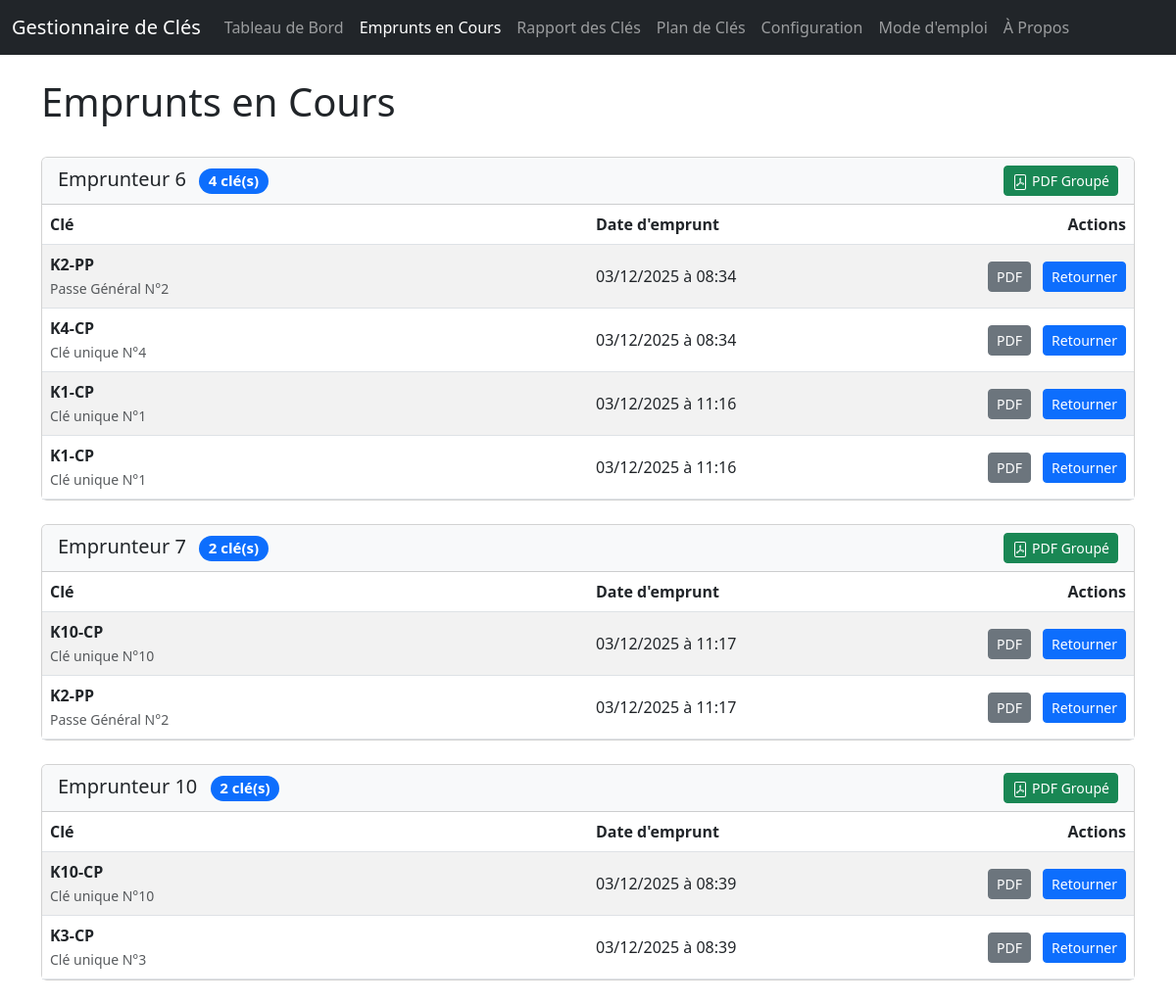
The page /active-loans on the database its author committed.
### app/main.py (models this page shows)
class Borrower(Base):
    __tablename__ = "borrowers"
    id = Column(Integer, primary_key=True, index=True)
    name = Column(String, index=True, nullable=False)
    email = Column(String, index=True)
    loans = relationship("Loan", back_populates="borrower", cascade="all, delete-orphan")

class Loan(Base):
    __tablename__ = "loans"
    id = Column(Integer, primary_key=True, index=True)
    key_id = Column(Integer, ForeignKey("keys.id"), nullable=False)
    borrower_id = Column(Integer, ForeignKey("borrowers.id"), nullable=False)
    loan_date = Column(DateTime, default=datetime.datetime.utcnow)
    return_date = Column(DateTime, nullable=True)
    key = relationship("Key", back_populates="loans")
    borrower = relationship("Borrower", back_populates="loans")

class Key(Base):
    __tablename__ = "keys"
    id = Column(Integer, primary_key=True, index=True)
    number = Column(String, unique=True, index=True, nullable=False)
    description = Column(String)
    quantity_total = Column(Integer, default=1)
    quantity_reserve = Column(Integer, default=0)
    storage_location = Column(String, nullable=True)
    loans = relationship("Loan", back_populates="key", cascade="all, delete-orphan")
    rooms = relationship("Room", secondary=key_room_association, back_populates="keys")

### app/main.py (the view)
@app.get("/active-loans", response_class=HTMLResponse)
async def view_active_loans(request: Request, db: Session = Depends(get_db)):
    active_loans = db.query(Loan).options(
        joinedload(Loan.key),
        joinedload(Loan.borrower)
    ).filter(Loan.return_date == None).order_by(Loan.borrower_id, Loan.loan_date).all()
    loans_by_borrower = {}
    for loan in active_loans:
        loans_by_borrower.setdefault(loan.borrower, []).append(loan)
    return templates.TemplateResponse("active_loans.html", {"request": request, "loans_by_borrower": loans_by_borrower, "page_title": "Emprunts en Cours"})

### app/templates/active_loans.html (shortened to what this page needs)
<!DOCTYPE html>
<html lang="fr">
<head>
    <link href="https://cdn.jsdelivr.net/npm/bootstrap@5.3.0/dist/css/bootstrap.min.css" rel="stylesheet">
</head>
<body>
    {% include 'navbar.html' %}
    <main class="container" style="padding-top: 5rem;">
        <div class="d-flex justify-content-between align-items-center mb-4">
            <h1>{{ page_title }}</h1>
        </div>
        {% if loans_by_borrower %}
            {% for borrower, loans in loans_by_borrower.items() %}
            <div class="card mb-4">
                <div class="card-header bg-light d-flex justify-content-between align-items-center">
                    <h5 class="mb-0">
                        {{ borrower.name if borrower else 'Inconnu' }}
                        <span class="badge bg-primary rounded-pill ms-2">{{ loans | length }} clé(s)</span>
                    </h5>
                    <a href="/borrower/receipt/{{ borrower.id }}" class="btn btn-success btn-sm" target="_blank" title="Générer PDF de toutes les clés">
                        PDF Groupé
                    </a>
                </div>
                <div class="card-body p-0">
                    <table class="table table-striped table-hover mb-0">
                        <thead>
                            <tr>
                                <th>Clé</th>
                                <th style="width: 25%;">Date d'emprunt</th>
                                <th style="width: 25%;" class="text-end">Actions</th>
                            </tr>
                        </thead>
                        <tbody>
                            {% for loan in loans %}
                            <tr>
                                <td class="align-middle">
                                    <strong>{{ loan.key.number }}</strong><br>
                                    <small class="text-muted">{{ loan.key.description }}</small>
                                </td>
                                <td class="align-middle">{{ loan.loan_date.strftime('%d/%m/%Y à %H:%M') }}</td>
                                <td class="text-end align-middle">
                                    <a href="/loan/receipt/{{ loan.id }}" class="btn btn-secondary btn-sm" target="_blank" title="Voir le PDF">
                                        PDF
                                    </a>
                                    <a href="/return/loan/{{ loan.id }}" class="btn btn-primary btn-sm ms-2" title="Retourner cette clé">
                                        Retourner
                                    </a>
                                </td>
                            </tr>
                            {% endfor %}
                        </tbody>
                    </table>
                </div>
            </div>
            {% endfor %}
        {% else %}
            <div class="card">
                <div class="card-body text-center text-muted">
                    Aucun emprunt en cours.
                </div>
            </div>
        {% endif %}
    </main>
</body>
</html>

### rows shown on the page
Borrower: name "Emprunteur 6", loans "4"
Loan: key.number "K2-PP", key.description "Passe Général N°2", loan_date "03/12/2025 à 08:34"
Loan: key.number "K4-CP", key.description "Clé unique N°4", loan_date "03/12/2025 à 08:34"
Loan: key.number "K1-CP", key.description "Clé unique N°1", loan_date "03/12/2025 à 11:16"
Loan: key.number "K1-CP", key.description "Clé unique N°1", loan_date "03/12/2025 à 11:16"
Borrower: name "Emprunteur 7", loans "2"
Loan: key.number "K10-CP", key.description "Clé unique N°10", loan_date "03/12/2025 à 11:17"
Loan: key.number "K2-PP", key.description "Passe Général N°2", loan_date "03/12/2025 à 11:17"
Borrower: name "Emprunteur 10", loans "2"
Loan: key.number "K10-CP", key.description "Clé unique N°10", loan_date "03/12/2025 à 08:39"
Loan: key.number "K3-CP", key.description "Clé unique N°3", loan_date "03/12/2025 à 08:39"

### other values the page prints
{{ page_title }} "Emprunts en Cours"
